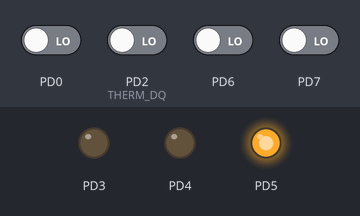
The program below on a simulated ATmega32, built with avr-gcc and emulated at 8 MHz (the files do not name the chip). Parts: output pins drawn as LEDs (lit = HIGH). The test bench sets the inputs (shaded band); at power-on: PD0, PD2 (THERM_DQ), PD6, PD7 LOW. What the program prints to the serial monitor is not drawn.

Above: at 0.13 s.
At 4.78 s:
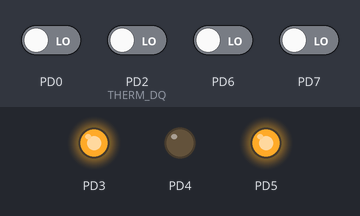
4.8 s: PD2 (THERM_DQ) driven LOW
At 5.43 s:
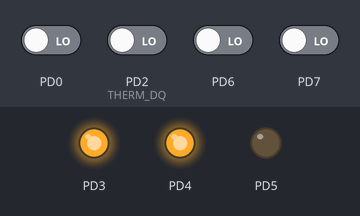
Timing chart, 0 to 14.3 s (numbered marks = the images above; inputs shaded):
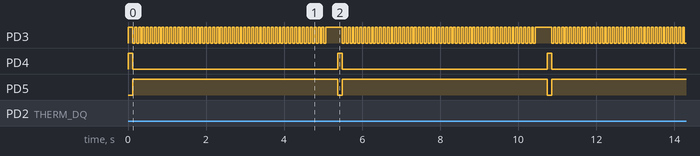

Measured:
- by itself, PD4: alternates HIGH for 0.12 s and LOW for 5.3 s
- by itself, PD5: alternates HIGH for 5.3 s and LOW for 0.12 s

The program:

main.c
```c
#define F_CPU 8000000UL
#define BAUD 9600L
#define UBRRL_value (F_CPU/(BAUD*16))-1
//#define UBRRL_value 25

#include <avr/io.h>
#include <util/delay.h>
#include <stdio.h>

#define THERM_PORT PORTD
#define THERM_DDR DDRD
#define THERM_PIN PIND
#define THERM_DQ PD2

#define THERM_INPUT_MODE() THERM_DDR&=~(1<<THERM_DQ)
#define THERM_OUTPUT_MODE() THERM_DDR|=(1<<THERM_DQ)
#define THERM_LOW() THERM_PORT&=~(1<<THERM_DQ)
#define THERM_HIGH() THERM_PORT|=(1<<THERM_DQ)

int a=1;

void lamp_off()
{
		PORTD &= 0b111110111;
}

void lamp_on()
	{
		PORTD |= 0b00001000;
	}

uint8_t therm_reset(){
	uint8_t i;
	THERM_LOW();
	THERM_OUTPUT_MODE();
	_delay_us(480);
	THERM_INPUT_MODE();
	_delay_us(60);
	i=(THERM_PIN & (1<<THERM_DQ));
	_delay_us(420);
	return i;
}

void therm_write_bit(uint8_t bit){
	THERM_LOW();
	THERM_OUTPUT_MODE();
	_delay_us(2);
	if(bit) THERM_INPUT_MODE();
	_delay_us(60);
	THERM_INPUT_MODE();
}

uint8_t therm_read_bit(void){
	uint8_t bit=0;
	THERM_LOW();
	THERM_OUTPUT_MODE();
	_delay_us(2);
	THERM_INPUT_MODE();
	_delay_us(16);
	if(THERM_PIN&(1<<THERM_DQ)) bit=1;
	_delay_us(45);
	return bit;
}

uint8_t therm_read_byte(void){
	uint8_t i=8, n=0;
	while(i--){
		n>>=1;
		n|=(therm_read_bit()<<7);
	}
	return n;
}

void therm_write_byte(uint8_t byte){
	uint8_t i=8;
	while(i--){
		therm_write_bit(byte&1);
		byte>>=1;
	}
}

#define THERM_CMD_CONVERTTEMP 0x44
#define THERM_CMD_RSCRATCHPAD 0xbe
#define THERM_CMD_SEARCHROM 0xf0
#define THERM_CMD_READROM 0x33
#define THERM_CMD_MATCHROM 0x55
#define THERM_CMD_SKIPROM 0xcc

#define THERM_DECIMAL_STEPS_12BIT 625 //.0625

//int test = 9;
//int test2 = 9;
uint8_t rom[8];
int sign = 1;
char temp;
char temp2;

uint8_t temperature[2];
int8_t digit;
uint16_t decimal;


void therm_read_temperature(char *buffer){
	therm_reset();
	therm_write_byte(THERM_CMD_SKIPROM);
	therm_write_byte(THERM_CMD_CONVERTTEMP);
	while(!therm_read_bit());
	therm_reset();
	therm_write_byte(THERM_CMD_SKIPROM);
	therm_write_byte(THERM_CMD_RSCRATCHPAD);
	temperature[0]=therm_read_byte();
	temperature[1]=therm_read_byte();
	therm_reset();

	digit=temperature[0]>>4;
	digit|=(temperature[1]&0x7)<<4;
	temp = temperature[0];
	temp2 = temperature[1];

	//digit=temperature[0]>>1;
	decimal=temperature[0]&0xf;
	//digit;
	decimal*=62;
	sign = 1;

	if ((temperature[1]&0xF8) == 0xF8)
	{
		digit=127-digit;
		decimal= (1000-decimal)%1000;
		sign = 0;
	}
	//decimal*=THERM_DECIMAL_STEPS_12BIT;
	//sprintf(buffer, "%+d.%04u C", digit, decimal);
}


void init_USART() {
	UBRRL = UBRRL_value;
	UBRRH = (UBRRL_value) >> 8;
	UCSRB = (1<<TXEN);
	UCSRC = (1<< UCSZ0)|(1<< UCSZ1)|(1<< URSEL);
}


void send_UART(char value) {
	while(!( UCSRA & (1 << UDRE)));
	UDR = value;
}


int main(void)
{
	DDRD |= 0b00111000;
	PORTD |= 0b00010000;
	init_USART();

	//char buffer[15];

	int8_t digit1[8];
	int8_t digit2[8];

	while(1)
	{
		PORTD |= 0b00010000;
		PORTD &= 0b11011111;
		lamp_on();
		_delay_ms(100);
		/*int a1=0;
		int status = 0;

		while (status==0)
		{
			a1=0;
			THERM_LOW();
			THERM_OUTPUT_MODE();
			_delay_us(500);
			THERM_INPUT_MODE();
			_delay_us(15);

			while ((a1<500)&(status==0))
			{
				a1++;
				if (!(THERM_PIN & (1<<THERM_DQ))) status=1;
				_delay_us(1);
			}
			if (!(THERM_PIN & (1<<THERM_DQ))) status=1;
		}


		lamp_on();
		_delay_us(420);
		send_UART(48+(a1/100));
		send_UART(48+(a1%100/10));
		send_UART(48+(a1%10));
		send_UART(0x2E);*/

		while (therm_reset()) {};
		therm_write_byte(THERM_CMD_READROM);
		rom[0]=therm_read_byte();
		rom[1]=therm_read_byte();
		rom[2]=therm_read_byte();
		rom[3]=therm_read_byte();
		rom[4]=therm_read_byte();
		rom[5]=therm_read_byte();
		rom[6]=therm_read_byte();
		rom[7]=therm_read_byte();

		for (int u=0;u<8;u++)
		{
			digit2[u]=rom[u]&0b00001111;
			digit1[u]=(rom[u]&0b11110000)>>4;
		}

		for (int v=0;v<8;v++)
		{
			if (digit1[v]<10) send_UART(48+digit1[v]); else send_UART(55+digit1[v]);
			if (digit2[v]<10) send_UART(48+digit2[v]); else send_UART(55+digit2[v]);
			//send_UART(68+(digit2[v]));
		}


		//send_UART(0x2E);
		//send_UART(49);
		//send_UART(48+((decimal%100)/10));
		//send_UART(48+(decimal%10));
		PORTD |= 0b00100000;
		PORTD &= 0b11101111;
		for (int w=0;w<50;w++)
		{
		lamp_off();
		_delay_ms(50);
		lamp_on();
		_delay_ms(50);
		}
		_delay_ms(250);
	}
}
```
